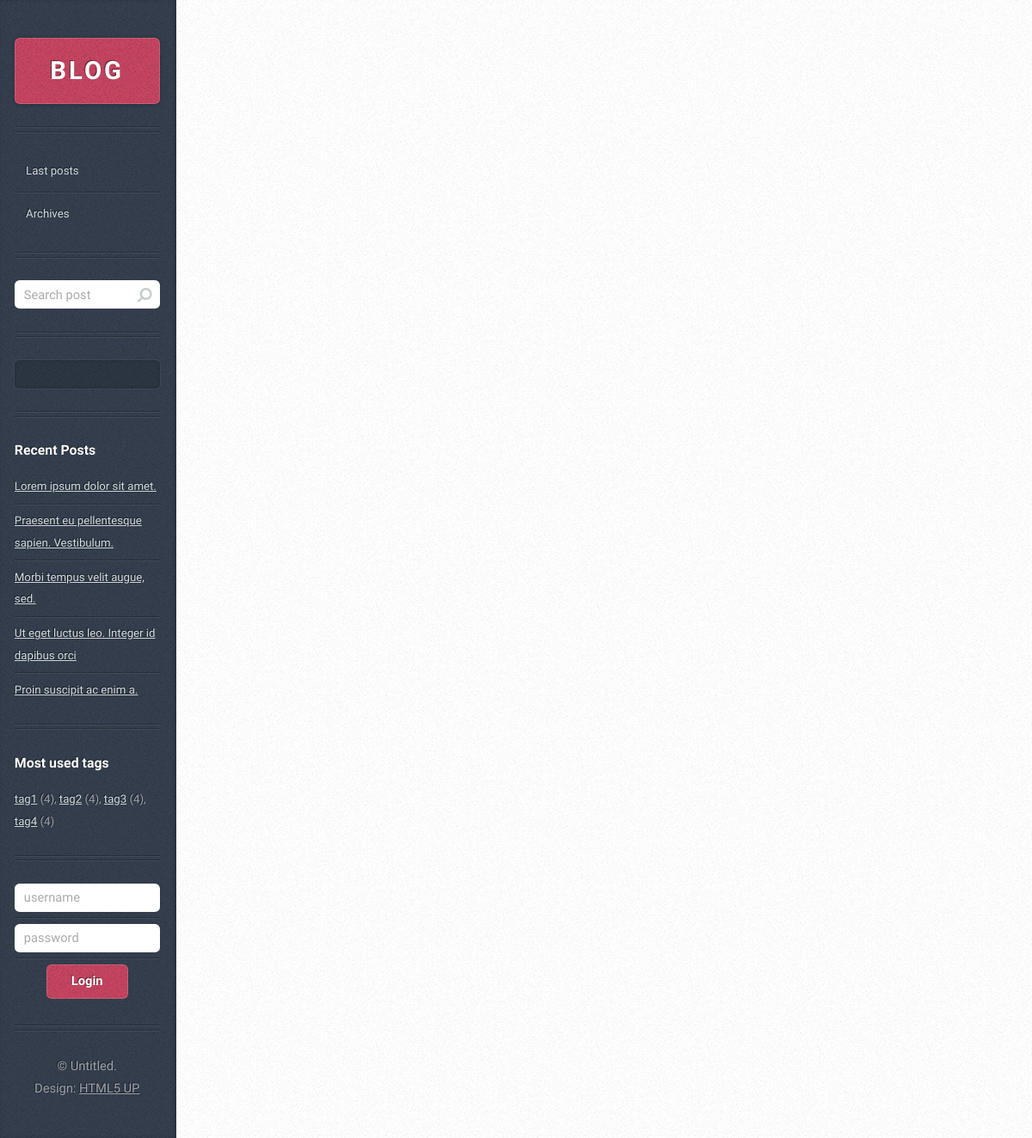
Before: /post/1/post_commentaries with the older database file.
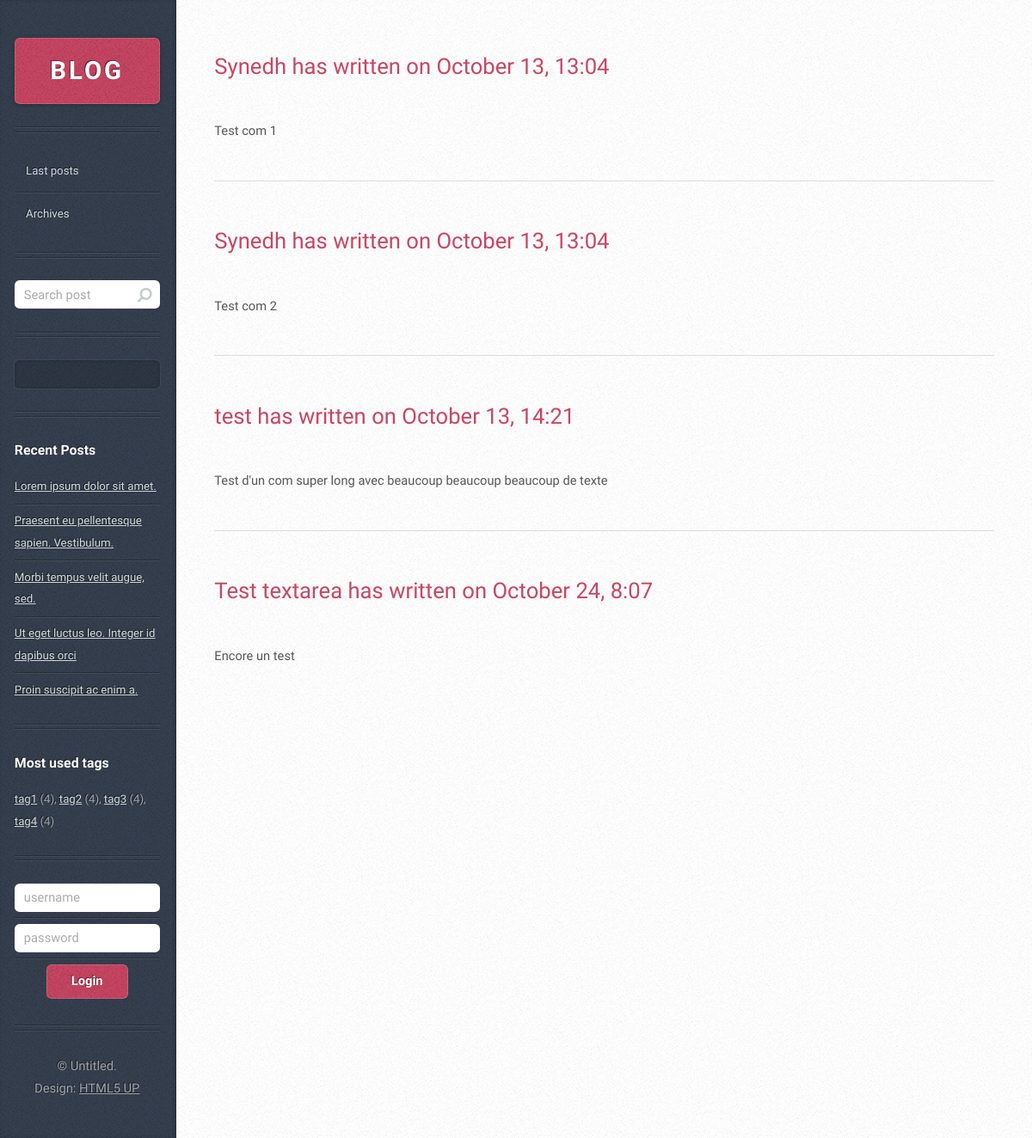
After: the same page with the newer database file.
### posts/models.py (models this page shows, shortened)
class Post(models.Model):
    title = models.CharField(max_length=1024)
    content = models.TextField()
    image = models.CharField(max_length=1024)
    author = models.CharField(max_length=1024)
    view = models.PositiveIntegerField(default=0)
    show_post = models.BooleanField(default=True)
    allow_comments = models.BooleanField(default=True)
    pub_date = models.DateTimeField('date published')
    tag = models.ManyToManyField(Tag)
    class Meta:
        ordering = ('pub_date',)

class Tag(models.Model):
    tag = models.CharField(max_length=1024)
    def __str__(self):
        return self.tag

class Commentary(models.Model):
    post = models.ForeignKey(Post, on_delete=models.CASCADE)
    content = models.TextField()
    author = models.CharField(max_length=1024)
    validated = models.BooleanField(default=False)
    pub_date = models.DateTimeField('date published')
    class Meta:
        ordering: ('pub_date',)

### posts/views.py (the view)
# urls.py: url(r'^post/(?P<post_id>[0-9]+)/post_commentaries$', views.post_commentaries, name='post_commentaries'),
def post_commentaries(request, post_id):
    post = get_object_or_404(Post, pk=post_id)
    return render(request, 'post_commentaries.html', {'post': post})

### posts/context_processors.py (called while the page is built)
def posts_processor(request):
    return {'recent_posts': Post.objects.filter(pub_date__lte=timezone.now()).order_by('-pub_date')[:5]}

def tags_processor(request):
    return {'most_used_tags': sorted(Tag.objects.all(), key=lambda x: x.post_set.count())[:5]}

def options_processor(request):
    try:
        return {'options': Option.objects.filter(used=True)[0]}
    except IndexError:
        return {'options': {'message': '', 'recent_posts': True, 'most_used_tags': True}}

### posts/templates/post_commentaries.html
{% extends 'core/overall.html' %}
{% block content %}
    {% for commentary in post.commentary_set.all %}
        {% if commentary.validated %}
            {% include 'core/commentary.html' with commentary=commentary %}
            {% if not forloop.last %}
            <hr>
            {% endif %}
        {% endif %}
    {% endfor %}
{% endblock %}

### posts/templates/core/overall.html (shortened to what this page needs)
<!DOCTYPE html>
<html>
    <head>
    <link rel="stylesheet" href="{% static 'css/main.css' %}" />
    </head>
<body>
    <div id="sidebar">
        <h1 id="logo"><a href="{% url 'index' %}">BLOG</a></h1>
        <nav id="nav">
            <ul>
                {% if request.path == '/' or request.path == '/1/' %}
                <li class="current"><a href="{% url 'index' %}">Last posts</a></li>
                {% else %}
                <li><a href="{% url 'index' %}">Last posts</a></li>
                {% endif %}
                <li><a href="#">Archives</a></li>
        </nav>
        <section class="box search">
            <form action="{% url 'search' %}" method="post" id="search">
                <input type="text" name="search" placeholder="Search post" id="search_input" value="{{ search }}">
            </form>
        </section>
        <section class="box text-style1">
            <div class="inner">
            </div>
        </section>
        {% if options.recent_posts %}
        <section class="box recent-posts">
            <header>
                <h2>Recent Posts</h2>
            </header>
            <ul>
                {% for recent_post in recent_posts %}
                <li><a href="{% url 'post' recent_post.id %}">{{ recent_post.title }}</a></li>
                {% endfor %}
            </ul>
        </section>
        {% endif %}
        {% if options.most_used_tags %}
        <section class="box recent-posts">
            <header>
                <h2>Most used tags</h2>
            </header>
            {% for used_tag in most_used_tags %}
            <a href="{% url 'posts_by_tag' used_tag %}">{{ used_tag }}</a>
            {% if used_tag != most_used_tags|last %}
                ({{ used_tag.post_set.count }}),
            {% else %}
                ({{ used_tag.post_set.count }})
            {% endif %}
            {% endfor %}
        </section>
        {% endif %}
        <section class="box recent-posts">
            {% if user.is_authenticated %}
            <form action="{% url 'logout' %}" method="post" id="logout">
                {% csrf_token %}
                <ul><center>
                    <li><span>Connected as {{ user.username }}</span></li>
                    <li><input type="submit" name="logout" value="Logout"></li>
                </center></ul>
            </form>
            {% else %}
            <form action="{% url 'login' %}" method="post" id="login">
                <ul>
                    <li><input type="text" name="username" placeholder="username"></li>
                    <li><input type="password" name="password" placeholder="password"></li>
                    <li><center><input type="submit" name="login" value="Login"></center></li>
                </ul>
            </form>
            {% endif %}
        </section>
        <ul id="copyright">
            <li>&copy; Untitled.</li><li>Design: <a href="http://html5up.net">HTML5 UP</a></li>
        </ul>
    </div>
    <div id="content">
        <div class="inner">
        	{% block content %}
        	{% endblock %}
        </div>
    </div>
</body>
</html>

### posts/templates/core/commentary.html
<article class="box post post-excerpt commentary">
    <header>
        <p><a href="{% url 'commentary' commentary.id %}" style="text-decoration: none">{{ commentary.author }} has written on {{ commentary.pub_date|date:"F j, G:i" }}</a></p>
    </header>
    <p>{{ commentary.content }}</p>
</article>

Changed rows visible on the page:
now on this page (row edited): Commentary: author "Synedh", pub_date "October 13, 13:04", content "Test com 1"
now on this page (row edited): Commentary: author "Synedh", pub_date "October 13, 13:04", content "Test com 2"
now on this page (row edited): Commentary: author "test", pub_date "October 13, 14:21", content "Test d'un com super long avec beaucoup beaucoup beaucoup de texte"
now on this page (row edited): Commentary: author "Test textarea", pub_date "October 24, 8:07", content "Encore un test"
